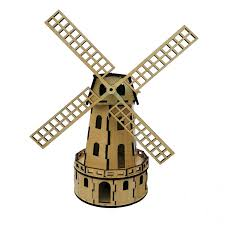
#> input picture HW1/pic.jpg, 225 x 225 px, given in place of img_01.jpg, which was not available
$ jupyter execute HW5_98522094.ipynb   (older library calls are emulated)   (text cells are left out)
#> lines starting #> are read from the running program, lines starting #| are printed output that depends on the picture; long printed decimals are rounded; pictures that were not available may be replaced by others from this repository, and a replacement may not be noted
[cell 1]
from google.colab import files
uploaded = files.upload()
#> the answer given: pic.jpg

[cell 2]
import cv2
import numpy as np
import math
import matplotlib.pyplot as plt
from google.colab.patches import cv2_imshow

[cell 3]
image1 = cv2.imread('img_01.jpg',cv2.IMREAD_GRAYSCALE)
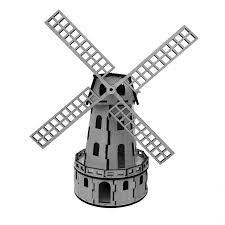
#> image1: shape (225, 225); min 0, max 255, mean 225
cv2_imshow(image1)

[cell 4]
from scipy import fftpack
from PIL import Image

image_fft = fftpack.fft2(image1)
image_fft2 = image_fft.copy()
r, c = image_fft2.shape
#> r = 225; c = 225
keep_fraction = 0.1
image_fft2[int(r*keep_fraction):int(r*(1-keep_fraction))] = 0
image_fft2[:, int(c*keep_fraction):int(c*(1-keep_fraction))] = 0
denoised = fftpack.ifft2(image_fft2).real
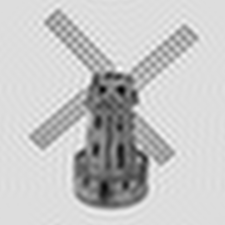
#> denoised: shape (225, 225) float64; min -26.82, max 297.8, mean 225; drawn with min black and max white
cv2_imshow(denoised)

[cell 5]
denoised = np.uint8(denoised)
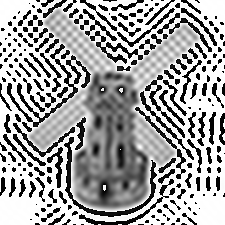
#> denoised: shape (225, 225); min 0, max 255, mean 162.5
lower = 10
upper = 100
edge = cv2.Canny(denoised, lower, upper)
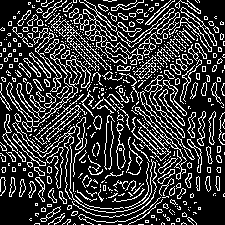
#> edge: shape (225, 225); 22.4% white in thin lines or dots
cv2_imshow(edge)

[cell 6]
gX = cv2.Sobel(edge, cv2.CV_64F, 1, 0 , ksize=3)
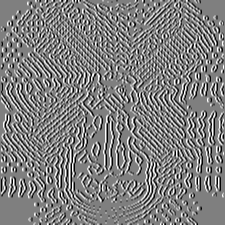
#> gX: shape (225, 225) float64; min -1020, max 1020, mean -0.1; drawn with min black and max white
gY = cv2.Sobel(edge, cv2.CV_64F, 0, 1)
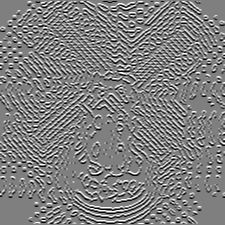
#> gY: shape (225, 225) float64; min -1020, max 1020, mean 0.1; drawn with min black and max white
orientation = np.arctan2(gY, gX) * (180 / np.pi) % 180
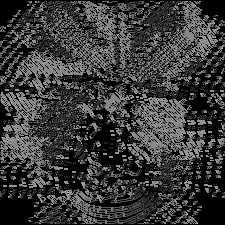
#> orientation: shape (225, 225) float64; min 0, max 161.6, mean 56
print(orientation)
#> (printed output is left out)

[cell 7]
matrix = np.array([
    [0, 0, 0, 0, 255],
    [0, 0, 0, 0, 255],
    [0, 0, 0, 0, 255],
    [0, 0, 0, 0, 255],
    [0, 0, 0, 0, 255],
],dtype='uint8')

gX = cv2.Sobel(matrix, cv2.CV_64F, 1, 0 )
gY = cv2.Sobel(matrix, cv2.CV_64F, 0, 1)
magnitude = np.sqrt((gX ** 2) + (gY ** 2))
orientation = np.arctan2(gY, gX) * (180 / np.pi) % 180

cv2_imshow(matrix)
cv2_imshow(gX)
cv2_imshow(gY)
cv2_imshow(magnitude)
cv2_imshow(orientation)

[cell 8]
image2 = cv2.imread('img_02.jpg',cv2.IMREAD_GRAYSCALE)
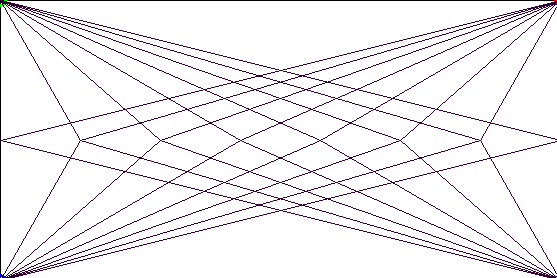
#> input picture HW1/end.png, 557 x 278 px, given in place of img_02.jpg, which was not available
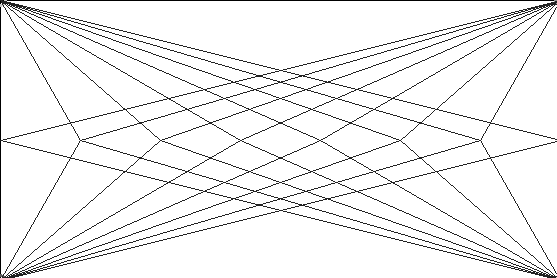
#> image2: shape (278, 557); min 0, max 255, mean 240.9
cv2_imshow(image2)

[cell 9]
edge = cv2.Canny(image2, 50, 200, None, 3)
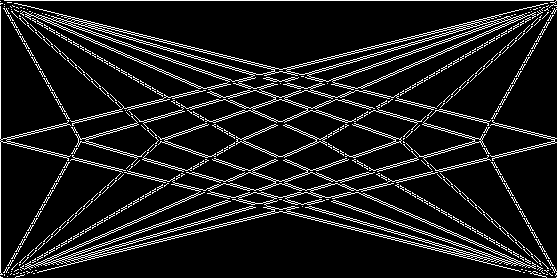
#> edge: shape (278, 557); 10.7% white in thin lines or dots
lines = cv2.HoughLines(edge,1,np.pi/180,50)
#> lines = 2734 rows, first 8: [0, 1.57], [-1, 1.82], [135, 1.33], [137, 1.82], [1, 1.82], [135, 1.82], [137, 1.33], [273, 1.33]
for line in lines:
    rho,theta = line[0]
    a = np.cos(theta)
    b = np.sin(theta)
    x0 = a*rho
    y0 = b*rho
    x1 = int(x0 + 1000*(-b))
    y1 = int(y0 + 1000*(a))
    x2 = int(x0 - 1000*(-b))
    y2 = int(y0 - 1000*(a))
#> this loop made 2734 passes
#> (rho, theta, a, b, x0, y0, x1, y1) on passes 1 to 3: (0, 1.57, -4.37e-08, 1, 0, 0, -1000, 0), (-1, 1.82, -0.242, 0.97, 0.242, -0.97, -970, -242), (135, 1.33, 0.242, 0.97, 32.66, 131, -937, 372)


m=(y1-y2)/(x1-x2)
#> m = 2.05
b=y1-m*x1
#> b = -15.3

print(f"Line Equation: Y = {m} X + {b}")
#| Line Equation: Y = 2.050 X + -15.301
